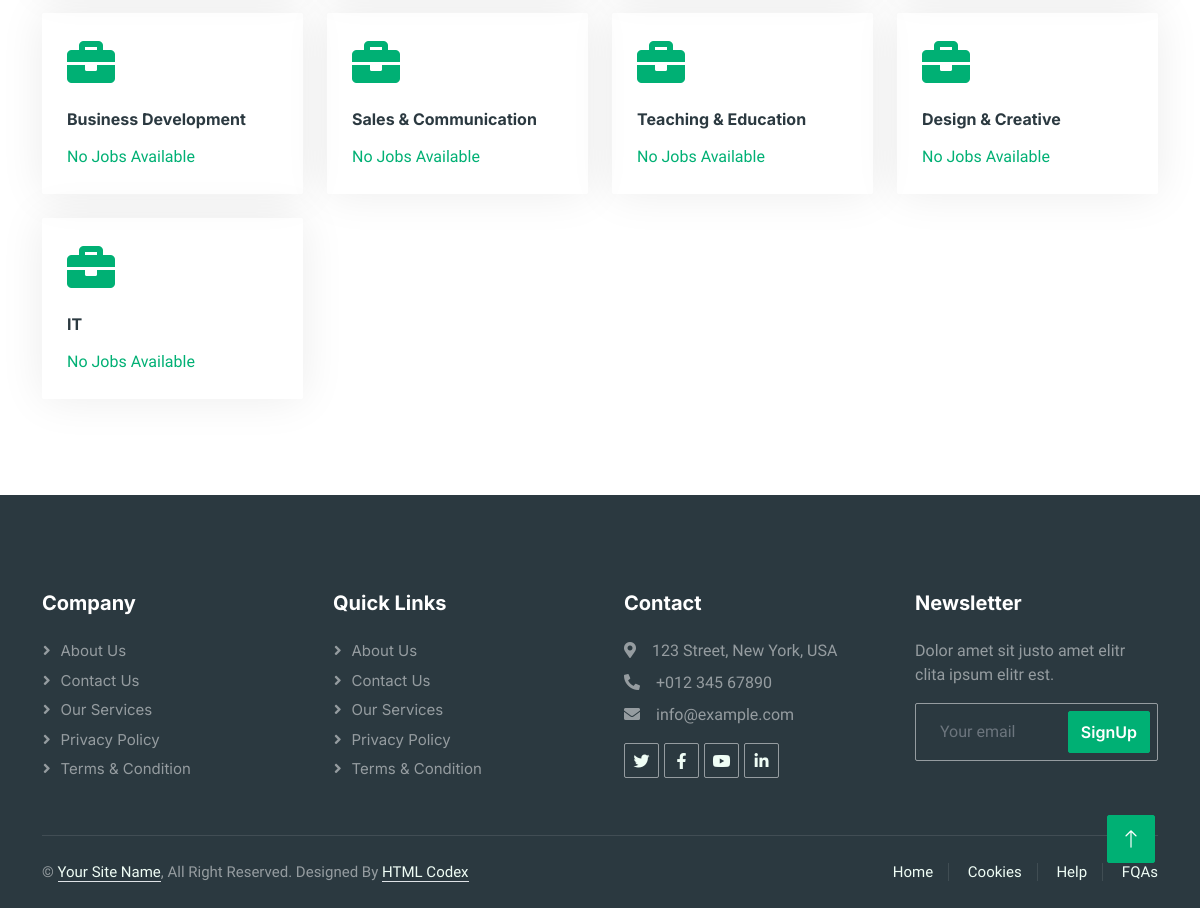
The page /categories (lower part) on the database as committed earlier.
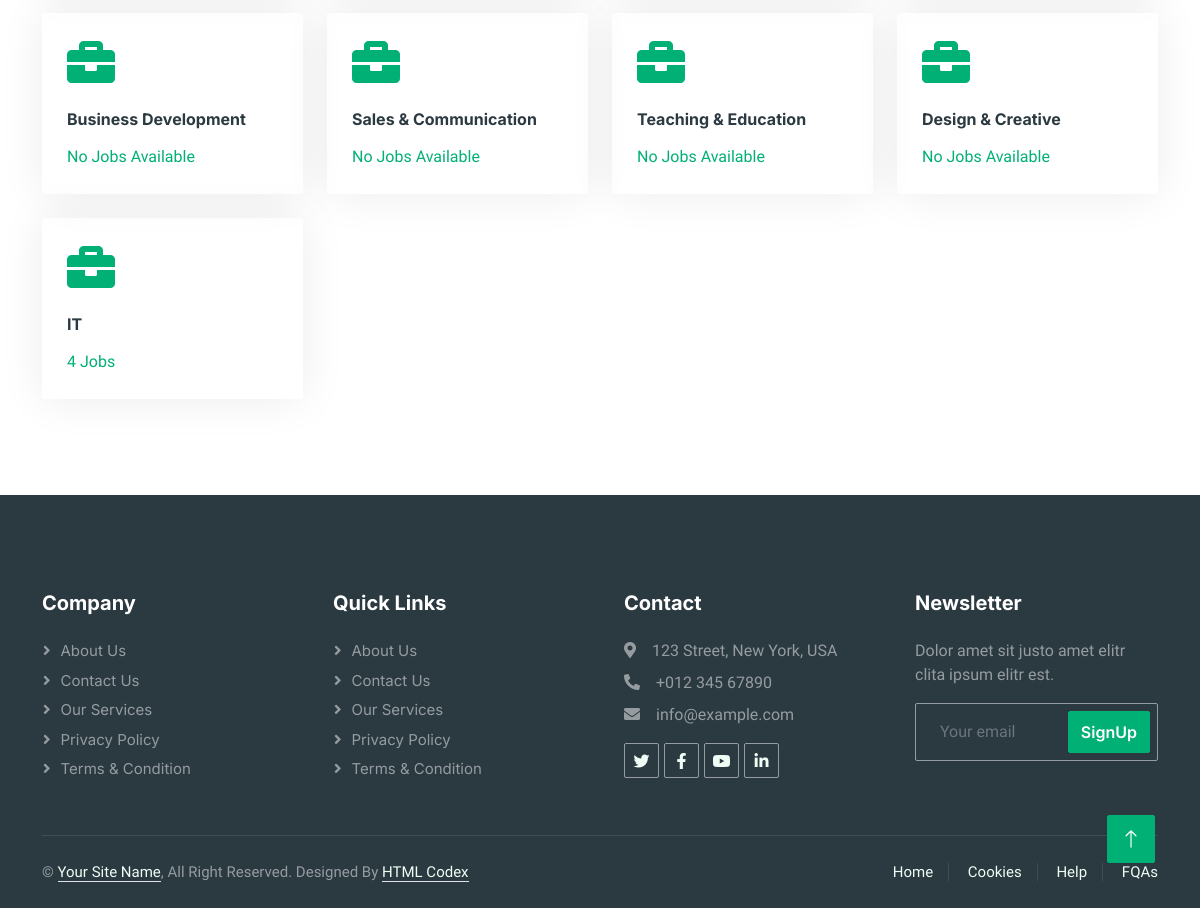
The same page on the database as committed later.
### jobs/models.py (models this page shows, shortened)
class JobCategory(models.Model):
    name = models.CharField(max_length=30, unique=True)
    description = models.TextField(null=True, blank=True)
    logo = models.ImageField(upload_to='images/', null=True, blank=True)
    number_of_jobs = models.PositiveIntegerField(default=0)
    class Meta:
        verbose_name_plural = "job categories"

### jobs/views.py (the view)
# urls.py: path('categories', views.category_list, name='categories'),
def category_list(request):
    job_categories = JobCategory.objects.all()
    return render(request, 'category-list.html', {'title': 'Category', 'job_categories': job_categories})

### jobs/templates/category-list.html
{% extends "base_with_header.html" %}
{% load static %}
{% block content_with_header %}
    {% include 'components/job_category_list.html' %}
{% endblock content_with_header %}

### jobs/templates/components/job_category_list.html (shortened to what this page needs)
<div class="container-xxl py-5">
    <div class="container">
        <div class="row g-4">
            {% for job_category in job_categories %}
                <div class="col-lg-3 col-sm-6 wow fadeInUp" data-wow-delay="0.1s">
                    <a class="cat-item rounded p-4" href="{% url 'category_detail' job_category.id %}">
                        {% if job_category.logo %}
                            <img src="{{ job_category.logo.path }}" alt="{{ job_category.name }}" class="img-fluid">
                        {% else %}
                            <i class="fa fa-3x fa-solid fa-briefcase text-primary mb-4"></i>
                        {% endif %}
                        <h6 class="mb-3">{{ job_category.name }}</h6>
                        {% if job_category.number_of_jobs > 0 %}
                            <p class="mb-0">{{ job_category.number_of_jobs }} Jobs</p>
                        {% else %}
                            <p class="mb-0">No Jobs Available</p>
                        {% endif %}
                    </a>
                </div>
            {% endfor %}
        </div>
    </div>
</div>

Rows that differ between the two databases and show on the page:
changed JobCategory "IT": number_of_jobs (not shown) → "4"; number_of_jobs "No Jobs Available" → "Jobs"
